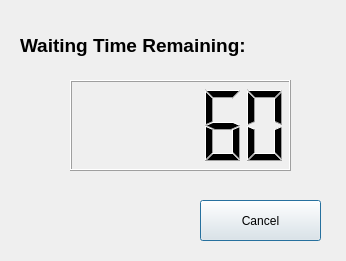
<?xml version="1.0" encoding="UTF-8"?>
<ui version="4.0">
 <class>ClientWaitConnectDialog</class>
 <widget class="QDialog" name="ClientWaitConnectDialog">
  <property name="geometry">
   <rect>
    <x>0</x>
    <y>0</y>
    <width>346</width>
    <height>261</height>
   </rect>
  </property>
  <property name="windowTitle">
   <string>Dialog</string>
  </property>
  <widget class="QPushButton" name="pushButton_cancel">
   <property name="geometry">
    <rect>
     <x>200</x>
     <y>200</y>
     <width>121</width>
     <height>41</height>
    </rect>
   </property>
   <property name="text">
    <string>Cancel</string>
   </property>
  </widget>
  <widget class="QLCDNumber" name="lcdNumber">
   <property name="geometry">
    <rect>
     <x>70</x>
     <y>80</y>
     <width>221</width>
     <height>91</height>
    </rect>
   </property>
   <property name="intValue" stdset="0">
    <number>60</number>
   </property>
  </widget>
  <widget class="QLabel" name="label">
   <property name="geometry">
    <rect>
     <x>20</x>
     <y>20</y>
     <width>281</width>
     <height>51</height>
    </rect>
   </property>
   <property name="text">
    <string>&lt;html&gt;&lt;head/&gt;&lt;body&gt;&lt;p&gt;&lt;span style=&quot; font-size:14pt; font-weight:600;&quot;&gt;Waiting Time Remaining:&lt;/span&gt;&lt;/p&gt;&lt;/body&gt;&lt;/html&gt;</string>
   </property>
  </widget>
 </widget>
 <resources/>
 <connections/>
</ui>
